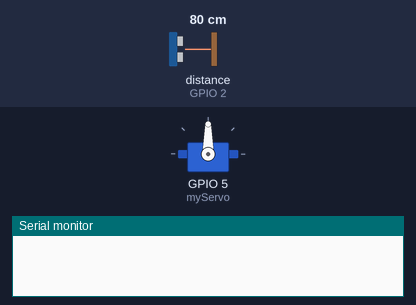
Simulated run of this sketch. Board: ESP8266 (NodeMCU). Parts: servo, the last lines printed to the serial monitor. Wiring (inferred from the names in the program): ultrasonic range finder: trigger GPIO 4; echo GPIO 2. The test bench sets the inputs (shaded band); at power-on: distance to the obstacle (sensor on GPIO 2) 80 cm. The echo pulse lasts 58.3 µs per cm; WiFi joins after 1.5 s; servers stay silent unless stated; uploads are accepted with an empty reply.

Above: at 0.0 s.
At 2.15 s:
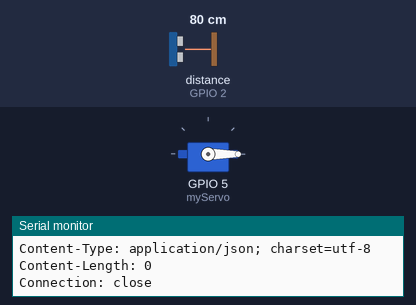
At 16.97 s:
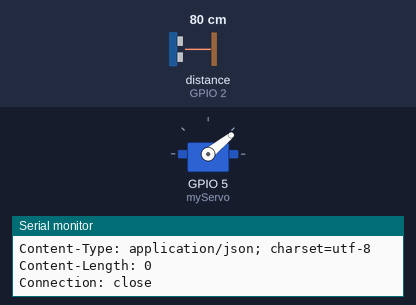
At 31.79 s:
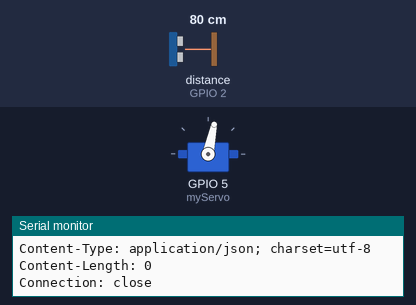
Timing chart, 0 to 40.0 s (numbered marks = the images above):
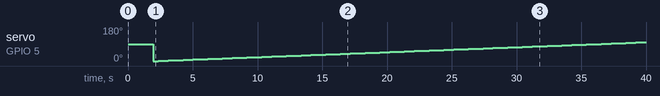

Measured:
- by itself, servo on GPIO 5 (myServo): 90° → 0° at 2.0 s, → 1° 0.38 s later, → 2° 0.38 s later, → 3° 0.38 s later, … (101 changes in this stretch)

The sketch:

Radar_esp8266.ino
```cpp
#include <ESP8266WiFi.h>
#include <WiFiClient.h>
#include <ESP8266HTTPClient.h>
#include <Servo.h>
char ssid[] = "INPT-TEST";         // SSID du réseau Wi-Fi
char password[] = "iinnpptt"; // Mot de passe du réseau Wi-Fi

const int trigPin = 4;
const int echoPin = 2;
int leftAngle=180;
int rightAngle=0;

int i=rightAngle;
float distance;

float mesurerDistance() {
  digitalWrite(trigPin, LOW);
  delayMicroseconds(2);
  digitalWrite(trigPin, HIGH);
  delayMicroseconds(10);
  digitalWrite(trigPin, LOW);
  long duration = pulseIn(echoPin, HIGH);
  float distance_cm = duration * 0.034 / 2;
  return distance_cm; // Retourner la distance mesurée
}


IPAddress serverIP(10,5,1,246); // Adresse IP du serveur Node.js
const uint16_t serverPort = 80; // Port sur lequel le serveur Node.js écoute

WiFiClient client;

Servo myServo;

void setup() {
 pinMode(trigPin, OUTPUT);
  pinMode(echoPin, INPUT);
  Serial.begin(115200);
  myServo.attach(5);
  WiFi.mode(WIFI_STA);
  WiFi.disconnect();
  delay(100);
  Serial.print("Connexion au WiFi : ");
  Serial.println(ssid);
  WiFi.begin(ssid, password);
  while (WiFi.status() != WL_CONNECTED) {
    Serial.print(".");
    delay(500);
  }
  Serial.println("");
  Serial.println("WiFi connecté");
  Serial.println("Adresse IP : ");
  Serial.println(WiFi.localIP());
}

void makeHTTPRequest() {
  if (!client.connect(serverIP, serverPort)) {
    Serial.println("Échec de la connexion");
    return;
  }


  String postData = "angg=" + String(i) + "&diss=" + String(distance);
  client.println("POST /data HTTP/1.1");
  client.print("Host: ");
  client.println(serverIP.toString());
  client.println("Connection: close");
  client.println("Content-Type: application/x-www-form-urlencoded");
  client.print("Content-Length: ");
  client.println(postData.length());
  client.println();
  client.println(postData);
  delay(100);
  while (client.available()) {
    char c = client.read();
    Serial.print(c);
  }
  client.stop();
}

void loop() {
  for( i=rightAngle;i<=leftAngle;i++){
         makeHTTPRequest();
        myServo.write(i);
        delay(10);
        distance = mesurerDistance();
    }

  for( i=leftAngle;i>rightAngle;i--){

       makeHTTPRequest();
        myServo.write(i);
        delay(10);
        distance = mesurerDistance();
   }
}
```
